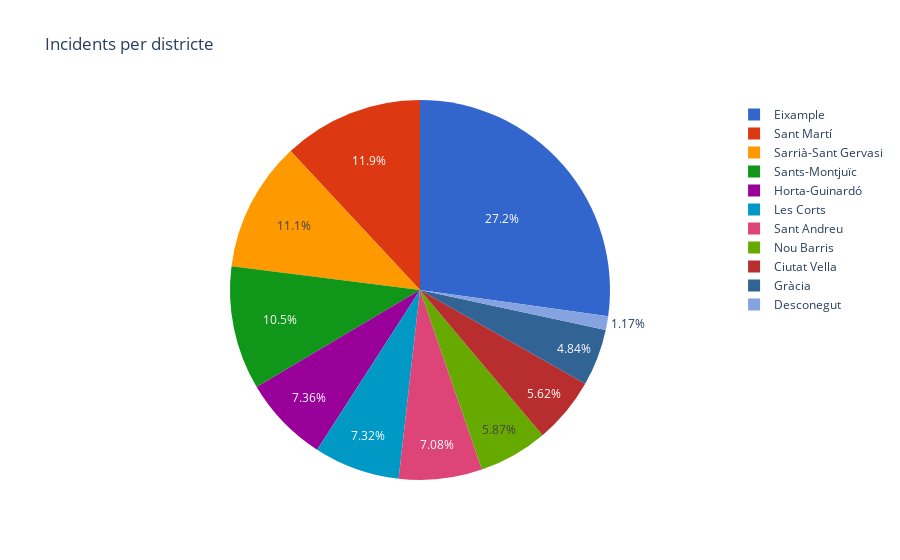

The notebook cell this image was saved under:
### Code cell
import plotly.express as px

df = df_incidents_cause.groupBy('districte').count().orderBy("count", ascending=False).withColumnRenamed("count","incidents").toPandas()

fig = px.pie(df, values='incidents', names='districte', title="Incidents per districte", height=600, color_discrete_sequence=px.colors.qualitative.G10)

fig.show()

### Figure 1 — Plotly figure (JSON) as saved in the notebook; plotly's stock layout.template omitted (floating-point values rounded to 4 significant figures)
{"data": [{"domain": {"x": [0, 1], "y": [0, 1]}, "hovertemplate": "districte=%{label}<br>incidents=%{value}<extra></extra>", "labels": ["Eixample", "Sant Martí", "Sarrià-Sant Gervasi", "Sants-Montjuïc", "Horta-Guinardó", "Les Corts", "Sant Andreu", "Nou Barris", "Ciutat Vella", "Gràcia", "Desconegut"], "legendgroup": "", "name": "", "showlegend": true, "type": "pie", "values": [2101, 921, 855, 813, 568, 565, 547, 453, 434, 374, 90]}], "layout": {"autosize": true, "legend": {"tracegroupgap": 0}, "piecolorway": ["#3366CC", "#DC3912", "#FF9900", "#109618", "#990099", "#0099C6", "#DD4477", "#66AA00", "#B82E2E", "#316395"], "title": {"text": "Incidents per districte"}}}
